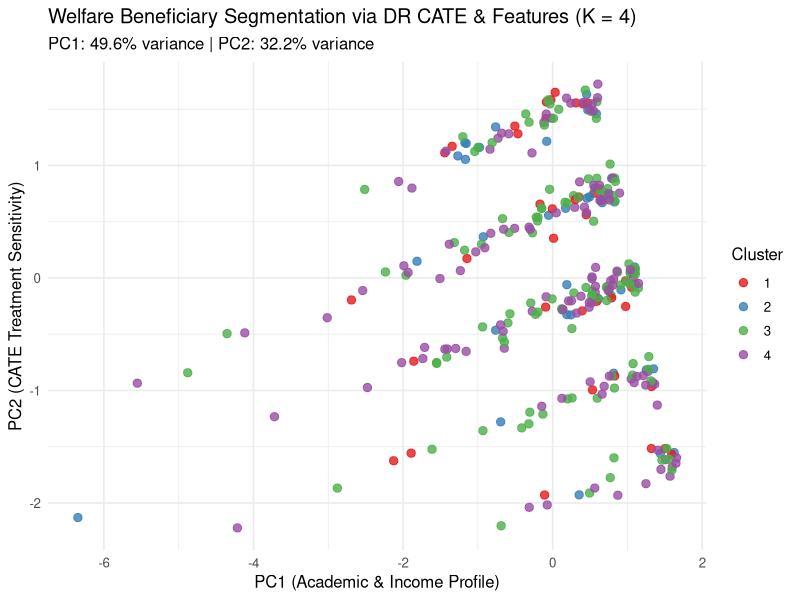
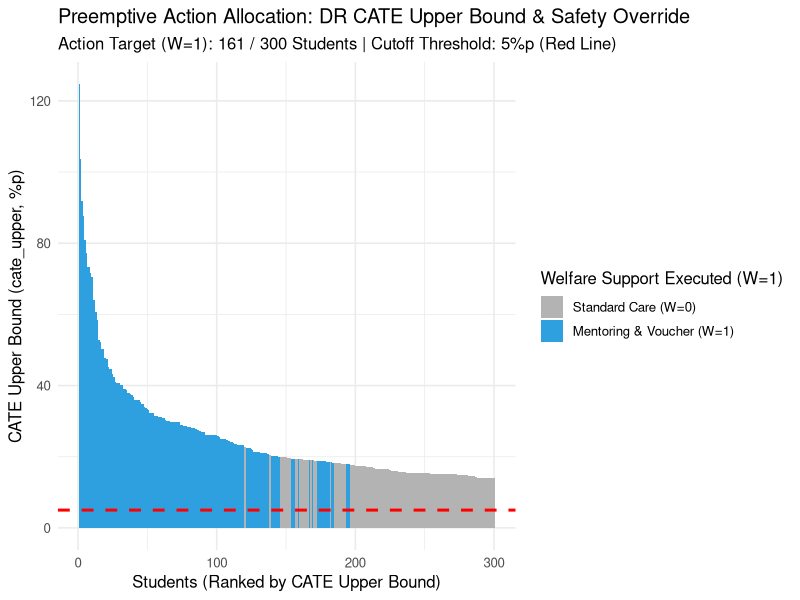
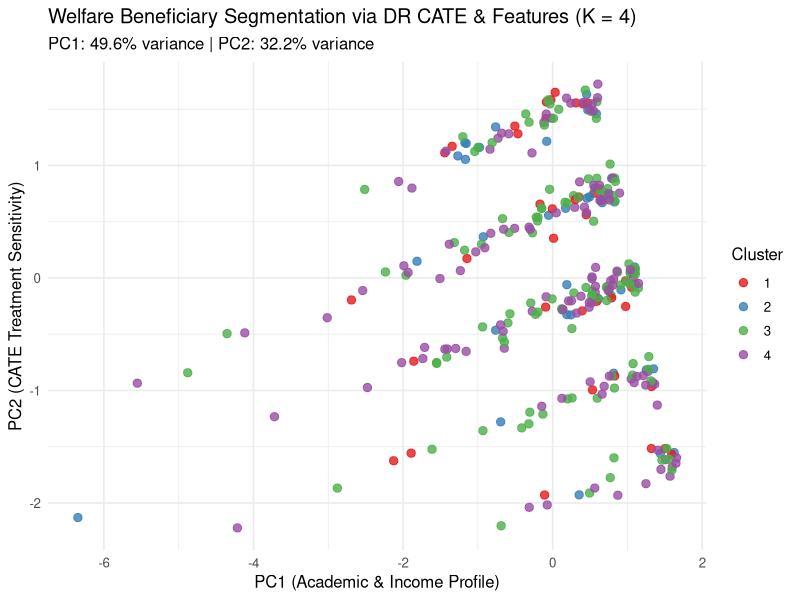
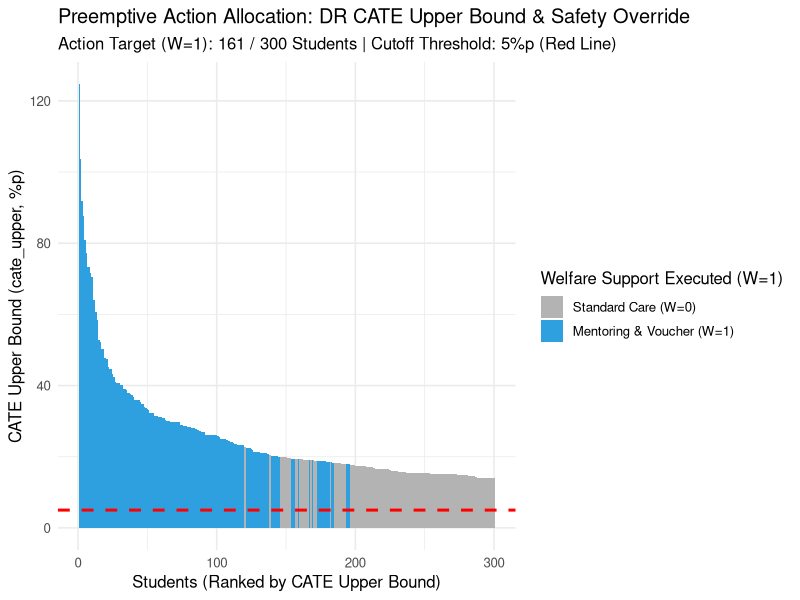

R code for these plots, in order:
############################################################
# EDUCATION & WELFARE POLICY TARGETING MODEL (FINAL FULL CODE)
# - Heterogeneous Treatment Effect (DR CATE) Estimation
# - Budget-Constrained Targeting (Top N% Cutoff) & Safety Override
# - Full Data Pipeline, Visualizations, and CSV Output
############################################################

# ==========================================================
# 0. ENVIRONMENT SETUP
# ==========================================================

Sys.setenv(CUDA_VISIBLE_DEVICES = "-1")
Sys.setenv(TF_CPP_LOG_LEVEL = "2")

needed <- c("dplyr", "tidyr", "ggplot2", "cluster", "knitr")

for (p in needed) {
  if (!requireNamespace(p, quietly = TRUE)) {
    install.packages(p, quiet = TRUE)
  }
  library(p, character.only = TRUE)
}

set.seed(42)

# ==========================================================
# 1. REALISTIC SYNTHETIC DATA GENERATION
# ==========================================================

cat("Generating Realistic Education & Welfare Policy dataset (N = 1,000)...\n")

N <- 1000

income_level <- sample(1:5, N, replace = TRUE, prob = c(0.2, 0.25, 0.3, 0.15, 0.1))
region_env   <- sample(c("Urban", "Suburban", "Rural"), N, replace = TRUE, prob = c(0.5, 0.3, 0.2))
past_score   <- round(rnorm(N, mean = 60, sd = 16))
past_score   <- pmax(pmin(past_score, 100), 0)
family_type  <- sample(c("SingleParent", "TwoParent", "Multicultural", "Grandparent"), N, replace = TRUE, prob = c(0.25, 0.55, 0.1, 0.1))

# Propensity Score P(W=1|X)
ps_logit <- -0.6 * income_level - 0.015 * past_score + 1.2
propensity_score <- 1 / (1 + exp(-ps_logit))
W <- rbinom(N, size = 1, prob = propensity_score)

# Realistic Heterogeneous CATE logic:
# - 저소득층/중하위권 성적(40~70점): 순효과 극대화 (CATE ~ +0.25)
# - 기초 성적 저조군(<40점): 순효과 대폭 발휘 (CATE ~ +0.33)
# - 고소득(4~5분위) / 고성적(75점 이상): 정책 수혜 효과 미미 (CATE ~ +0.01 ~ +0.05)
true_cate <- case_when(
  income_level >= 4 & past_score >= 70 ~ 0.01, # 자립가능 집단 (CATE 미미)
  income_level >= 4                    ~ 0.03, # 고소득 일반
  past_score < 35                      ~ 0.35, # 최저성적 민감군 (CATE 극대)
  income_level <= 2 & past_score <= 70 ~ 0.22, # 저소득 성과개선군
  TRUE                                 ~ 0.08  # 기타 일반군
)

base_prob <- 1 / (1 + exp(-(-1.2 + 0.35 * income_level + 0.03 * past_score)))
y_prob    <- pmax(pmin(base_prob + W * true_cate, 0.95), 0.05)
Y         <- rbinom(N, size = 1, prob = y_prob)

df_welfare <- data.frame(
  student_id   = 1:N,
  income_level = income_level,
  region_env   = factor(region_env),
  past_score   = past_score,
  family_type  = factor(family_type),
  W            = W,
  Y            = Y
)

# 필수 사회안전망 (Hard Critical Override): 최저소득층(1분위) + 한부모/조손가정
df_welfare <- df_welfare %>%
  mutate(
    critical_override = as.numeric(income_level == 1 & family_type %in% c("SingleParent", "Grandparent"))
  )

train_frac <- 0.70
idx_tr     <- sample(seq_len(N), floor(train_frac * N))
idx_te     <- setdiff(seq_len(N), idx_tr)

df_tr <- df_welfare[idx_tr, ]
df_te <- df_welfare[idx_te, ]

# ==========================================================
# 2. DOUBLY ROBUST (DR) CATE ESTIMATION
# ==========================================================

cat("\nEstimating Propensity Scores & Doubly Robust CATE...\n")

prop_model <- glm(W ~ income_level + past_score + region_env + family_type, data = df_tr, family = binomial())
e_hat_te   <- predict(prop_model, newdata = df_te, type = "response")
e_hat_te   <- pmax(pmin(e_hat_te, 0.90), 0.10)

m1_y <- glm(Y ~ income_level + past_score + region_env, data = df_tr %>% filter(W == 1), family = binomial())
m0_y <- glm(Y ~ income_level + past_score + region_env, data = df_tr %>% filter(W == 0), family = binomial())

mu1_hat_te <- predict(m1_y, newdata = df_te, type = "response")
mu0_hat_te <- predict(m0_y, newdata = df_te, type = "response")

W_te <- df_te$W
Y_te <- df_te$Y

dr_pseudo_outcome <- (mu1_hat_te - mu0_hat_te) + 
  (W_te * (Y_te - mu1_hat_te) / e_hat_te) - 
  ((1 - W_te) * (Y_te - mu0_hat_te) / (1 - e_hat_te))

cate_model <- lm(dr_pseudo_outcome ~ income_level + past_score + I(past_score^2), data = df_te)
cate_preds <- predict(cate_model, newdata = df_te, se.fit = TRUE)

df_te$cate_est   <- cate_preds$fit
df_te$cate_se    <- cate_preds$se.fit
df_te$cate_upper <- df_te$cate_est + 1.28 * df_te$cate_se # 80% Upper Bound

# ==========================================================
# 3. BUDGET-CONSTRAINED HYBRID TARGETING LOGIC
# ==========================================================

cat("\nApplying Budget-Constrained Targeting Logic (Top 50% CATE Cutoff)...\n")

# 한정된 복지 예산 한도 설정: CATE 추정값 상위 50% 컷오프
budget_cutoff_val <- quantile(df_te$cate_est, 0.50) 

df_te <- df_te %>%
  mutate(
    # 예산 한도(상위 50%) 내에 포함되고, CATE 순효과가 +5%p 이상인 학생 선별
    base_policy_eligibility = as.numeric(cate_est >= budget_cutoff_val & cate_est >= 0.05),
    
    # 필수 안전망(Critical Override) 대상자는 예산 한도와 무관하게 100% 수혜(W=1) 지정
    final_welfare_policy    = ifelse(critical_override == 1, 1, base_policy_eligibility)
  )

# ==========================================================
# 4. BENEFICIARY CLUSTERING ANALYSIS
# ==========================================================

cat("\nSegmenting Target Beneficiaries via K-Means Clustering...\n")

cluster_features <- cbind(
  scale(df_te$past_score + rnorm(nrow(df_te), 0, 0.5)),
  scale(df_te$income_level + rnorm(nrow(df_te), 0, 0.1)),
  scale(df_te$cate_est)
)

km_res        <- kmeans(cluster_features, centers = 4, nstart = 25)
df_te$cluster <- factor(km_res$cluster)

df_te <- df_te %>%
  arrange(desc(cate_upper)) %>%
  mutate(student_rank = row_number())

# ==========================================================
# 5. VISUALIZATIONS & REPORT GENERATION
# ==========================================================

cat("\nGenerating Visualizations and Saving Files...\n")

# Figure 1: PCA Cluster Map
pca_res <- prcomp(cluster_features)
pca_var <- pca_res$sdev^2 / sum(pca_res$sdev^2)
pca_df  <- data.frame(PC1 = pca_res$x[, 1], PC2 = pca_res$x[, 2], Cluster = df_te$cluster)

p_pca <- ggplot(pca_df, aes(x = PC1, y = PC2, color = Cluster)) +
  geom_point(alpha = 0.8, size = 2.5) +
  theme_minimal(base_size = 12) +
  labs(
    title = "Welfare Beneficiary Segmentation via DR CATE & Features (K = 4)",
    subtitle = sprintf("PC1: %.1f%% variance | PC2: %.1f%% variance", pca_var[1] * 100, pca_var[2] * 100),
    x = "PC1 (Academic & Income Profile)", 
    y = "PC2 (CATE Treatment Sensitivity)"
  ) +
  scale_color_brewer(palette = "Set1")

ggsave("welfare_policy_pca_cluster_final.pdf", plot = p_pca, width = 8, height = 6)

# Figure 2: Policy Cutoff & Exact Legend Map
p_policy <- ggplot(df_te, aes(x = student_rank, y = cate_upper * 100, fill = factor(final_welfare_policy))) +
  geom_bar(stat = "identity", width = 1) +
  geom_hline(yintercept = 5, linetype = "dashed", color = "red", size = 1) +
  theme_minimal(base_size = 12) +
  labs(
    title = "Preemptive Action Allocation: DR CATE Upper Bound & Safety Override",
    subtitle = sprintf("Action Target (W=1): %d / %d Students | Cutoff Threshold: 5%%p (Red Line)", 
                       sum(df_te$final_welfare_policy), nrow(df_te)),
    x = "Students (Ranked by CATE Upper Bound)",
    y = "CATE Upper Bound (cate_upper, %p)",
    fill = "Welfare Support Executed (W=1)"
  ) +
  scale_fill_manual(
    values = c("0" = "gray70", "1" = "#2E9FDF"), 
    labels = c("0" = "Standard Care (W=0)", "1" = "Mentoring & Voucher (W=1)")
  )

ggsave("welfare_policy_cutoff_final.pdf", plot = p_policy, width = 8, height = 6)

# Combined PDF Report
pdf("welfare_policy_report_final.pdf", width = 8, height = 6)
print(p_pca)
print(p_policy)
dev.off()

# ==========================================================
# 6. SUMMARY TABLES & CSV EXPORT
# ==========================================================

cluster_summary <- df_te %>%
  group_by(cluster) %>%
  summarise(
    Student_Count           = n(),
    Avg_Income_Level        = round(mean(income_level), 2),
    Avg_Past_Score          = round(mean(past_score), 1),
    CATE_Mean_Pct           = round(mean(cate_est) * 100, 2),
    CATE_Upper_Mean_Pct     = round(mean(cate_upper) * 100, 2),
    Critical_Override_Count = sum(critical_override),
    Support_Target_Pct      = round(mean(final_welfare_policy) * 100, 1) # 정밀 분리된 수혜율
  ) %>%
  ungroup()

write.csv(cluster_summary, "welfare_policy_cluster_summary_final.csv", row.names = FALSE)
write.csv(df_te, "welfare_policy_test_predictions_final.csv", row.names = FALSE)

cat("\n=================== FINAL SUMMARY TABLE ===================\n")
print(knitr::kable(cluster_summary))
cat("===========================================================\n")
